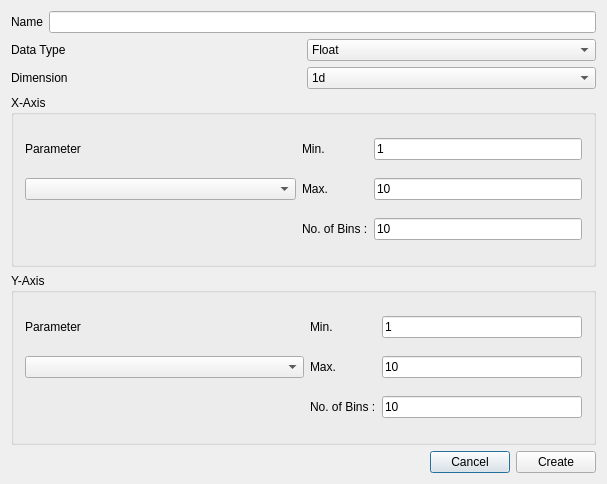
<?xml version="1.0" encoding="UTF-8"?>
<ui version="4.0">
 <author>Mohammad Al-Turany/Sergey Linev</author>
 <class>TGo4CreateNewHistogram</class>
 <widget class="QDialog" name="TGo4CreateNewHistogram">
  <property name="geometry">
   <rect>
    <x>0</x>
    <y>0</y>
    <width>607</width>
    <height>484</height>
   </rect>
  </property>
  <property name="windowTitle">
   <string>Create New Histogram</string>
  </property>
  <layout class="QVBoxLayout" name="verticalLayout">
   <item>
    <layout class="QHBoxLayout" name="horizontalLayout">
     <item>
      <widget class="QLabel" name="histNameLbl">
       <property name="text">
        <string>Name</string>
       </property>
       <property name="buddy">
        <cstring>histNameEdit</cstring>
       </property>
      </widget>
     </item>
     <item>
      <widget class="QLineEdit" name="histNameEdit"/>
     </item>
    </layout>
   </item>
   <item>
    <layout class="QGridLayout" name="gridLayout">
     <item row="0" column="0">
      <widget class="QLabel" name="dataTypeLbl">
       <property name="text">
        <string>Data Type</string>
       </property>
       <property name="buddy">
        <cstring>typeCombo</cstring>
       </property>
      </widget>
     </item>
     <item row="0" column="1">
      <widget class="QComboBox" name="typeCombo">
       <item>
        <property name="text">
         <string>Float</string>
        </property>
       </item>
       <item>
        <property name="text">
         <string>Double</string>
        </property>
       </item>
      </widget>
     </item>
     <item row="1" column="0">
      <widget class="QLabel" name="dimensionLbl">
       <property name="text">
        <string>Dimension</string>
       </property>
       <property name="buddy">
        <cstring>dimensionCombo</cstring>
       </property>
      </widget>
     </item>
     <item row="1" column="1">
      <widget class="QComboBox" name="dimensionCombo">
       <item>
        <property name="text">
         <string>1d</string>
        </property>
       </item>
       <item>
        <property name="text">
         <string>2d</string>
        </property>
       </item>
      </widget>
     </item>
    </layout>
   </item>
   <item>
    <widget class="QGroupBox" name="YAxisGroup_2">
     <property name="title">
      <string>X-Axis</string>
     </property>
     <layout class="QGridLayout" name="gridLayout_3">
      <item row="0" column="0">
       <widget class="QLabel" name="label_2">
        <property name="text">
         <string>Parameter</string>
        </property>
        <property name="buddy">
         <cstring>YParamCombo</cstring>
        </property>
       </widget>
      </item>
      <item row="0" column="2">
       <widget class="QLabel" name="TextLabel5_3">
        <property name="text">
         <string>Min.</string>
        </property>
        <property name="wordWrap">
         <bool>false</bool>
        </property>
        <property name="buddy">
         <cstring>Ymin</cstring>
        </property>
       </widget>
      </item>
      <item row="0" column="3">
       <widget class="QLineEdit" name="Xmin">
        <property name="minimumSize">
         <size>
          <width>100</width>
          <height>0</height>
         </size>
        </property>
        <property name="text">
         <string>1</string>
        </property>
       </widget>
      </item>
      <item row="1" column="0" colspan="2">
       <widget class="QComboBox" name="XParamCombo">
        <property name="minimumSize">
         <size>
          <width>100</width>
          <height>0</height>
         </size>
        </property>
       </widget>
      </item>
      <item row="1" column="2">
       <widget class="QLabel" name="TextLabel6_3">
        <property name="text">
         <string>Max.</string>
        </property>
        <property name="wordWrap">
         <bool>false</bool>
        </property>
        <property name="buddy">
         <cstring>Ymax</cstring>
        </property>
       </widget>
      </item>
      <item row="1" column="3">
       <widget class="QLineEdit" name="Xmax">
        <property name="minimumSize">
         <size>
          <width>100</width>
          <height>0</height>
         </size>
        </property>
        <property name="text">
         <string>10</string>
        </property>
       </widget>
      </item>
      <item row="2" column="1">
       <spacer name="horizontalSpacer_2">
        <property name="orientation">
         <enum>Qt::Horizontal</enum>
        </property>
        <property name="sizeHint" stdset="0">
         <size>
          <width>80</width>
          <height>20</height>
         </size>
        </property>
       </spacer>
      </item>
      <item row="2" column="2">
       <widget class="QLabel" name="TextLabel4_3">
        <property name="text">
         <string>No. of Bins :</string>
        </property>
        <property name="wordWrap">
         <bool>false</bool>
        </property>
        <property name="buddy">
         <cstring>YNoOfBins</cstring>
        </property>
       </widget>
      </item>
      <item row="2" column="3">
       <widget class="QLineEdit" name="XNoOfBins">
        <property name="minimumSize">
         <size>
          <width>100</width>
          <height>0</height>
         </size>
        </property>
        <property name="text">
         <string>10</string>
        </property>
       </widget>
      </item>
     </layout>
    </widget>
   </item>
   <item>
    <widget class="QGroupBox" name="YAxisGroup">
     <property name="title">
      <string>Y-Axis</string>
     </property>
     <layout class="QGridLayout" name="gridLayout_2">
      <item row="1" column="3">
       <widget class="QLineEdit" name="Ymax">
        <property name="minimumSize">
         <size>
          <width>100</width>
          <height>0</height>
         </size>
        </property>
        <property name="text">
         <string>10</string>
        </property>
       </widget>
      </item>
      <item row="0" column="2">
       <widget class="QLabel" name="TextLabel5_2">
        <property name="text">
         <string>Min.</string>
        </property>
        <property name="wordWrap">
         <bool>false</bool>
        </property>
        <property name="buddy">
         <cstring>Ymin</cstring>
        </property>
       </widget>
      </item>
      <item row="0" column="3">
       <widget class="QLineEdit" name="Ymin">
        <property name="minimumSize">
         <size>
          <width>100</width>
          <height>0</height>
         </size>
        </property>
        <property name="text">
         <string>1</string>
        </property>
       </widget>
      </item>
      <item row="2" column="3">
       <widget class="QLineEdit" name="YNoOfBins">
        <property name="minimumSize">
         <size>
          <width>100</width>
          <height>0</height>
         </size>
        </property>
        <property name="text">
         <string>10</string>
        </property>
       </widget>
      </item>
      <item row="2" column="1">
       <spacer name="horizontalSpacer">
        <property name="orientation">
         <enum>Qt::Horizontal</enum>
        </property>
        <property name="sizeHint" stdset="0">
         <size>
          <width>217</width>
          <height>20</height>
         </size>
        </property>
       </spacer>
      </item>
      <item row="1" column="0" colspan="2">
       <widget class="QComboBox" name="YParamCombo">
        <property name="minimumSize">
         <size>
          <width>100</width>
          <height>0</height>
         </size>
        </property>
       </widget>
      </item>
      <item row="2" column="2">
       <widget class="QLabel" name="TextLabel4_2">
        <property name="text">
         <string>No. of Bins :</string>
        </property>
        <property name="wordWrap">
         <bool>false</bool>
        </property>
        <property name="buddy">
         <cstring>YNoOfBins</cstring>
        </property>
       </widget>
      </item>
      <item row="0" column="0">
       <widget class="QLabel" name="label">
        <property name="text">
         <string>Parameter</string>
        </property>
        <property name="buddy">
         <cstring>YParamCombo</cstring>
        </property>
       </widget>
      </item>
      <item row="1" column="2">
       <widget class="QLabel" name="TextLabel6_2">
        <property name="text">
         <string>Max.</string>
        </property>
        <property name="wordWrap">
         <bool>false</bool>
        </property>
        <property name="buddy">
         <cstring>Ymax</cstring>
        </property>
       </widget>
      </item>
     </layout>
    </widget>
   </item>
   <item>
    <layout class="QHBoxLayout">
     <item>
      <spacer name="spacer8">
       <property name="orientation">
        <enum>Qt::Horizontal</enum>
       </property>
       <property name="sizeType">
        <enum>QSizePolicy::Expanding</enum>
       </property>
       <property name="sizeHint" stdset="0">
        <size>
         <width>40</width>
         <height>20</height>
        </size>
       </property>
      </spacer>
     </item>
     <item>
      <widget class="QPushButton" name="cancelButton">
       <property name="text">
        <string>Cancel</string>
       </property>
      </widget>
     </item>
     <item>
      <widget class="QPushButton" name="createButton">
       <property name="toolTip">
        <string>Create histogram in local workspace.</string>
       </property>
       <property name="text">
        <string>Create</string>
       </property>
       <property name="shortcut">
        <string>Alt+L</string>
       </property>
      </widget>
     </item>
    </layout>
   </item>
  </layout>
 </widget>
 <layoutdefault spacing="6" margin="11"/>
 <resources/>
 <connections>
  <connection>
   <sender>createButton</sender>
   <signal>clicked()</signal>
   <receiver>TGo4CreateNewHistogram</receiver>
   <slot>CreateLocalHist()</slot>
   <hints>
    <hint type="sourcelabel">
     <x>24</x>
     <y>341</y>
    </hint>
    <hint type="destinationlabel">
     <x>20</x>
     <y>20</y>
    </hint>
   </hints>
  </connection>
  <connection>
   <sender>cancelButton</sender>
   <signal>clicked()</signal>
   <receiver>TGo4CreateNewHistogram</receiver>
   <slot>close()</slot>
   <hints>
    <hint type="sourcelabel">
     <x>232</x>
     <y>249</y>
    </hint>
    <hint type="destinationlabel">
     <x>184</x>
     <y>138</y>
    </hint>
   </hints>
  </connection>
 </connections>
</ui>
